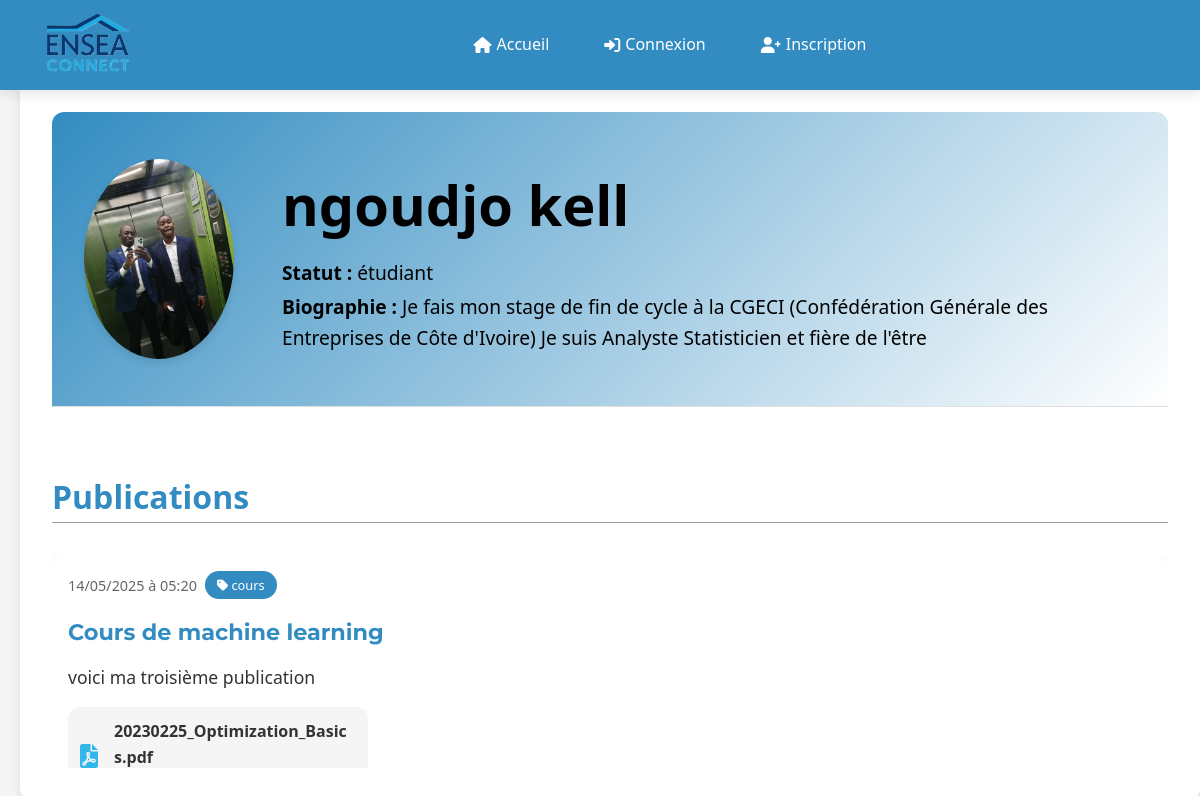
/profil/1, run on an earlier commit of the app's database.
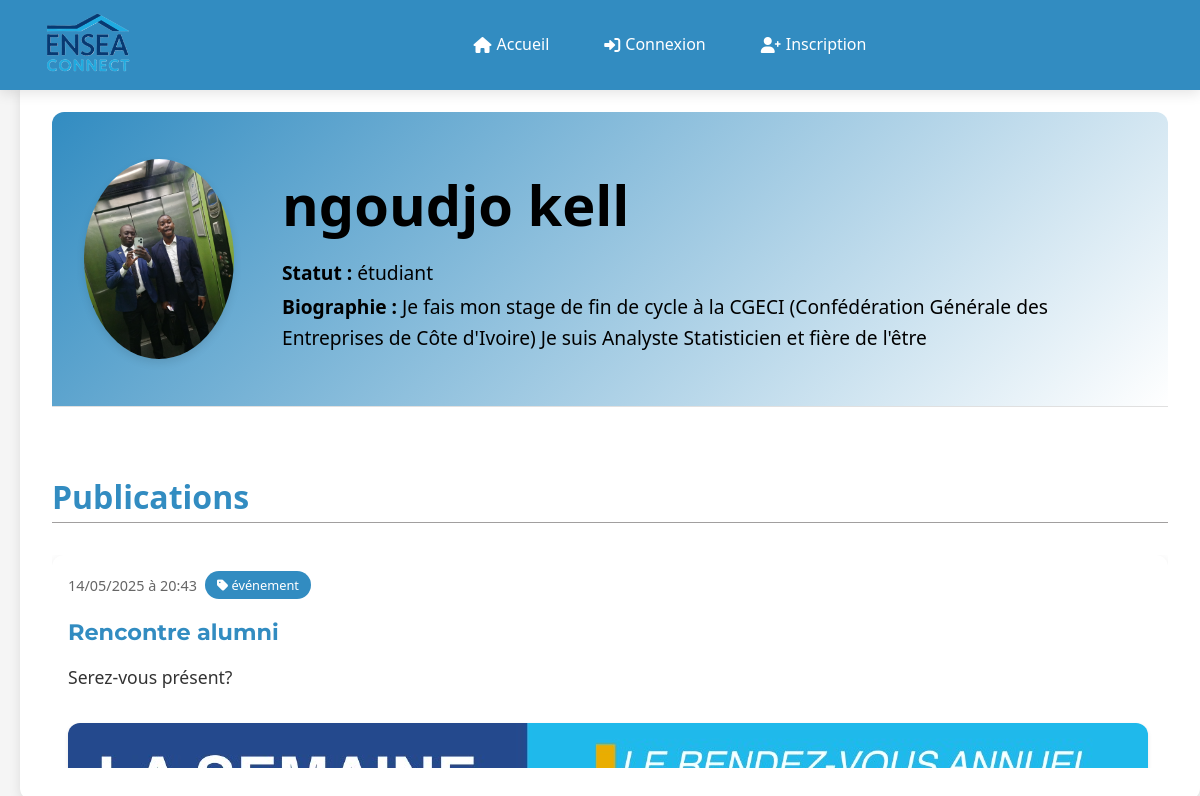
And on a later commit of the database.
### models.py (models this page shows)
class Utilisateur(UserMixin, db.Model):
    id = db.Column(db.Integer, primary_key=True)
    nom = db.Column(db.String(100), nullable=False)
    email = db.Column(db.String(120), unique=True, nullable=False)
    mot_de_passe = db.Column(db.String(200), nullable=False)
    bio = db.Column(db.Text, default="")
    statut = db.Column(db.String(20), nullable=False, default="étudiant")
    photo = db.Column(db.String(255))

class Publication(db.Model):
    id = db.Column(db.Integer, primary_key=True)
    titre = db.Column(db.String(200))
    texte = db.Column(db.Text)
    url = db.Column(db.String(300))
    media = db.Column(db.String(200))
    file_size = db.Column(db.BigInteger, nullable=True)  # Nouveau champ pour la taille du fichier en octets
    auteur_id = db.Column(db.Integer, db.ForeignKey('utilisateur.id'))
    date_post = db.Column(db.DateTime, nullable=False)
    catégorie = db.Column(db.String(50))
    votes = db.Column(db.Integer, default=0)
    auteur = db.relationship('Utilisateur', backref='publications', lazy=True)

### routes/auth.py (the view)
@bp.route('/profil/<int:id>')
def profil(id):
    utilisateur = Utilisateur.query.get_or_404(id)
    publications = Publication.query.filter_by(auteur_id=utilisateur.id).order_by(Publication.date_post.desc()).all()
    return render_template('profil.html', utilisateur=utilisateur, publications=publications)

### app.py (called while the page is built)
@app.context_processor
def inject_now():
    return {'current_year': datetime.now().year}

@app.context_processor
def inject_nb_messages():
    if current_user.is_authenticated:
        nb = Message.query.filter_by(destinataire_id=current_user.id, lu=False).count()
        return {'nb_nouveaux_messages': nb}
    return {'nb_nouveaux_messages': 0}

@app.context_processor
def inject_notifs():
    if current_user.is_authenticated:
        nb = Notification.query.filter_by(utilisateur_id=current_user.id, lu=False).count()
        return {'nb_notifications': nb}
    return {'nb_notifications': 0}

### templates/profil.html (shortened to what this page needs)
{% extends 'base.html' %}
{% block head %}
    <link rel="stylesheet" href="{{ url_for('static', filename='css/style_linkedin.css') }}">
    <link rel="stylesheet" href="{{ url_for('static', filename='css/style_profil.css') }}">
    <link rel="stylesheet" href="{{ url_for('static', filename='css/style_index.css') }}">
{% endblock %}
{% block content %}
    <div class="profil-container" style="padding: 2rem;">
        <div class="profil-header">
            <img src="{{ url_for('static', filename='uploads/' + utilisateur.photo) }}" alt="Photo de profil" class="profil-photo">
            <div class="profil-infos">
                <h2>{{ utilisateur.prenom }} {{ utilisateur.nom }}</h2>
                <p><strong>Statut :</strong> {{ utilisateur.statut }}</p>
                <p><strong>Biographie :</strong> {{ utilisateur.bio or "Aucune biographie disponible." }}</p>
            </div>
        </div>
        <div class="avant-pub">
            <h3 style="color: #328CC1; font-size: 2rem;">Publications</h3>
            <hr class="profile-separator">
        </div>
        <div class="publications">
            {% if publications %}
                {% for pub in publications %}
                    <article class="card">
                        <div class="card-header">
                            <span class="card-date">{{ pub.date_post.strftime('%d/%m/%Y à %H:%M') }}</span>
                            <span class="category-tag">
                                <i class="fas fa-tag"></i>   {{ pub.catégorie }}
                            </span>
                        </div>
                        {% if pub.titre %}
                            <h3 class="card-title">{{ pub.titre }}</h3>
                        {% endif %}
                        {% if pub.texte %}
                            <div class="card-content">{{ pub.texte }}</div>
                        {% endif %}
                        {% if pub.media %}
                            {% set ext = pub.media.split('.')[-1].lower() %}
                            <div class="media-container">
                                {% if ext in ['jpg', 'jpeg', 'png', 'gif'] %}
                                    <img src="{{ url_for('static', filename='uploads/' + pub.media) }}" class="card-media">
                                {% elif ext in ['mp4', 'webm', 'ogg'] %}
                                    <video class="card-media" controls>
                                        <source src="{{ url_for('static', filename='uploads/' + pub.media) }}" type="video/{{ ext }}">
                                        Vidéo non supportée.
                                    </video>
                                {% elif ext in ['mp3', 'wav'] %}
                                    <audio controls class="card-media">
                                        <source src="{{ url_for('static', filename='uploads/' + pub.media) }}" type="audio/{{ ext }}">
                                        Audio non supporté.
                                    </audio>
                                {% else %}
                                    <a href="{{ url_for('static', filename='uploads/' + pub.media) }}" class="file-attachment" download>
                                        <i class="fas {{ 'fa-file-pdf' if ext == 'pdf' else 'fa-file-word' if ext in ['doc', 'docx'] else 'fa-file' }} file-icon"></i>
                                        <div class="file-info">
                                            <div class="file-name">{{ pub.media }}</div>
                                        </div>
                                    </a>
                                {% endif %}
                            </div>
                        {% endif %}
                    </article>
                {% endfor %}
            {% endif %}
        </div>
    </div>
{% endblock %}

### templates/base.html (shortened to what this page needs)
<!DOCTYPE html>
<html lang="fr">
<head>
    <link rel="stylesheet" href="https://cdnjs.cloudflare.com/ajax/libs/font-awesome/6.0.0/css/all.min.css">
    <link rel="stylesheet" href="{{ url_for('static', filename='css/style.css') }}">
    {% block head %}
    {% endblock %}
</head>
<body>
    <header>
        <h1>
            <a href="{{ url_for('posts.accueil') }}">
                <img src="{{ url_for('static', filename='img/logo.png') }}" alt="Logo ENSEA" class="header-logo">
            </a>
        </h1>
        <nav>
            <a href="{{ url_for('posts.accueil') }}" class="nav-link">
                <i class="fas fa-home"></i> Accueil
            </a>
            {% if current_user.is_authenticated %}
                <a href="{{ url_for('notifications.liste') }}" class="nav-link">
                    <i class="fas fa-bell"></i> Notifications
                    {% if nb_notifications > 0 %}
                        <span class="notification-badge">{{ nb_notifications }}</span>
                    {% endif %}
                </a>
                <a href="{{ url_for('messages.boite_reception') }}" class="nav-link">
                    <i class="fas fa-envelope"></i> Messages
                    {% if nb_nouveaux_messages > 0 %}
                        <span class="notification-badge">{{ nb_nouveaux_messages }}</span>
                    {% endif %}
                </a>
                <a href="{{ url_for('posts.poster') }}" class="nav-link">
                    <i class="fas fa-plus-circle"></i> Publier
                </a>
                <div class="right-section">
                    <form class="search-form" method="GET" action="{{ url_for('posts.recherche') }}">
                        <input type="text" name="q" placeholder="Rechercher..." required>
                        <button type="submit"><i class="fas fa-search"></i></button>
                    </form>
                    {% if current_user.photo %}
                        <img src="{{ url_for('static', filename='uploads/' + current_user.photo) }}" alt="Photo de profil" class="profile-img">
                    {% else %}
                        <i class="fas fa-user-circle profile-icon"></i>
                    {% endif %}
                    <a href="{{ url_for('auth.logout') }}" class="nav-link-deconnexion">
                        <i class="fas fa-sign-out-alt"></i> Déconnexion
                    </a>
                </div>
            {% else %}
                <a href="{{ url_for('auth.login') }}" class="nav-link">
                    <i class="fas fa-sign-in-alt"></i> Connexion
                </a>
                <a href="{{ url_for('auth.signup') }}" class="nav-link">
                    <i class="fas fa-user-plus"></i> Inscription
                </a>
            {% endif %}
        </nav>
    </header>
    {% block content %}{% endblock %}
</body>
</html>

### static/css/style.css (style rules this page uses)
:root { --primary: #33b7eb; --secondary: #328CC1; --accent: #FFD700; --light: #F5F5F5; --white: #FFFFFF; --dark: #333333; --danger: #D64045; --shadow: 0 4px 12px rgba(0, 0, 0, 0.1); --radius: 12px; --transition: all 0.3s ease; }
* { margin: 0; padding: 0; box-sizing: border-box; }
body { display: flex; justify-content: left; padding: 0; height: 100%; flex: 1; flex-direction: column; font-family: 'Open Sans', sans-serif; line-height: 1.6; color: var(--dark); background-color: var(--light); min-height: 100vh; font-size: 1.1rem; }
header { background-color: var(--secondary); color: var(--white); padding: 10px 20px; display: flex; align-items: center; justify-content: space-between; width: 100%; box-sizing: border-box; height: 90px; box-shadow: var(--shadow); position: sticky; z-index: 1000; }
header h1 { margin: 0; padding: 0; }
.header-logo { height: 140px; width: 140px; display: flex; }
nav { display: flex; align-items: center; flex-grow: 1; justify-content: center; gap: 15px; padding: 0; font-size: 1rem; }
.nav-link { color: var(--white); text-decoration: none; padding: 0.75rem 1.25rem; border-radius: var(--radius); transition: var(--transition); font-weight: 500; font-size: 1rem; display: flex; align-items: center; }
.nav-link i { margin-right: 5px; }
.card { background-color: var(--white); border-radius: var(--radius); box-shadow: var(--shadow); padding: 1.5rem; margin-bottom: 1.5rem; transition: var(--transition); opacity: 0; top: 110px; position: sticky; animation: fadeIn 0.5s ease forwards; }
.card-header { display: flex; align-items: center; gap: 0.5rem; margin-bottom: 1rem; }
.card-date { color: #666; font-size: 0.9rem; }
.card-title { font-family: 'Montserrat', sans-serif; font-size: 2rem; margin-bottom: 0.5rem; color: var(--secondary); }
.card-content { margin-bottom: 1rem; color: var(--dark); }
.card-media { margin: 1rem 0; max-width: 100%; border-radius: var(--radius); object-fit: cover; }
.category-tag { background-color: var(--secondary); color: var(--white); padding: 0.25rem 0.75rem; border-radius: 20px; font-size: 0.8rem; transition: var(--transition); }

### static/css/style_linkedin.css (style rules this page uses)
html, body { margin: 0; padding: 0; font-family: 'Segoe UI', sans-serif; background-color: #f5f5f5; color: #333; height: 100%; }
body { display: flex; flex-direction: column; justify-content: left; flex: 1; min-height: 100vh; font-size: 1.1rem; padding-top: 80px; padding-left: 20px; }
header { position: fixed; top: 0; left: 0; width: 100%; z-index: 1000; }
header nav a, header nav li { font-size: 1.1rem; }

What changed in the data, as far as the page shows it:
no longer on this page (row unchanged): Publication: date_post "14/05/2025 à 05:20", catégorie "cours", titre "Cours de machine learning", texte "voici ma troisième publication", media "20230225_Optimization_Basics.pdf"
added Publication: date_post "14/05/2025 à 20:43", catégorie "événement", titre "Rencontre alumni", texte "Serez-vous présent?", media (picture)
